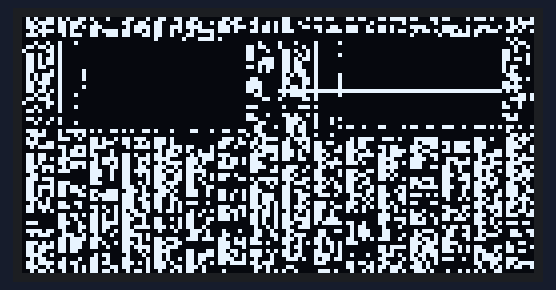
Bench run of a sketch on a simulated ESP32. Shown: 128×64 one-colour display.

Above: at 3.1 s.
At 4.1 s:
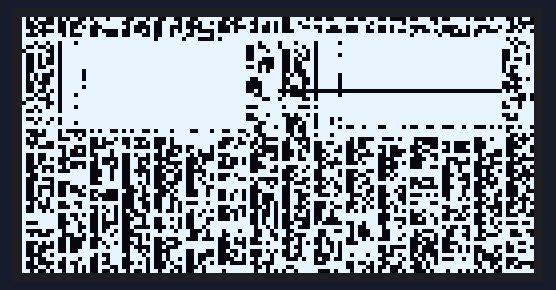

Measured:
- what the display in image 0 shows lasts 1.0 s, from 3.1 s to 4.1 s

The sketch:

sketch_feb29a_OLED_TEMPLATE.ino
```cpp
/**************************************************************************
 GND port to RND port
 VCC port to 3V3
 SCL port to D22
 SDA port to D21
 **************************************************************************/

#include <SPI.h>
#include <Wire.h>
#include <Adafruit_GFX.h>
#include <Adafruit_SSD1306.h>

#define SCREEN_WIDTH 128 // OLED display width, in pixels
#define SCREEN_HEIGHT 64 // OLED display height, in pixels

// Declaration for an SSD1306 display connected to I2C (SDA, SCL pins)
#define OLED_RESET  LED_BUILTIN     //4 Reset pin # (or -1 if sharing Arduino reset pin)
Adafruit_SSD1306 display(SCREEN_WIDTH, SCREEN_HEIGHT, &Wire, OLED_RESET);

// Image_name, 128x64px
static const unsigned char PROGMEM Image_name[] = {
  // image bitmap code format .... 0x00, 0x00, 0x00,
  // 0x00, 0x00, 0x00, 0x00, 0x00, 0x00, 0x00, 0x00,
  // ....
  };


void setup() {
  // put your setup code here, to run once:
  Serial.begin(115200);

  // SSD1306_SWITCHCAPVCC = generate display voltage from 3.3V internally
  if(!display.begin(SSD1306_SWITCHCAPVCC, 0x3C)) { // Address 0x3D for 128x64
    Serial.println(F("SSD1306 allocation failed"));
    for(;;); // Don't proceed, loop forever
  }
  delay(2000); // Pause for 2 seconds.

  // Clear the buffer
  display.clearDisplay();

  // Draw bitmap on the screen
  display.drawBitmap(0, 0, Image_name, 128, 64, 1);
  display.display();

  // Invert and restore display, pausing in-between
  display.invertDisplay(true);
  delay(1000);
  display.invertDisplay(false);
  delay(1000);

}

void loop() {
  // put your main code here, to run repeatedly:

  // Clear the buffer
  display.clearDisplay();

  // Draw bitmap on the screen
  display.drawBitmap(0, 0, Image_name, 128, 64, 1);
  display.display();

  // Invert and restore display, pausing in-between
  display.invertDisplay(true);
  delay(1000);
  display.invertDisplay(false);
  delay(1000);

}
```
